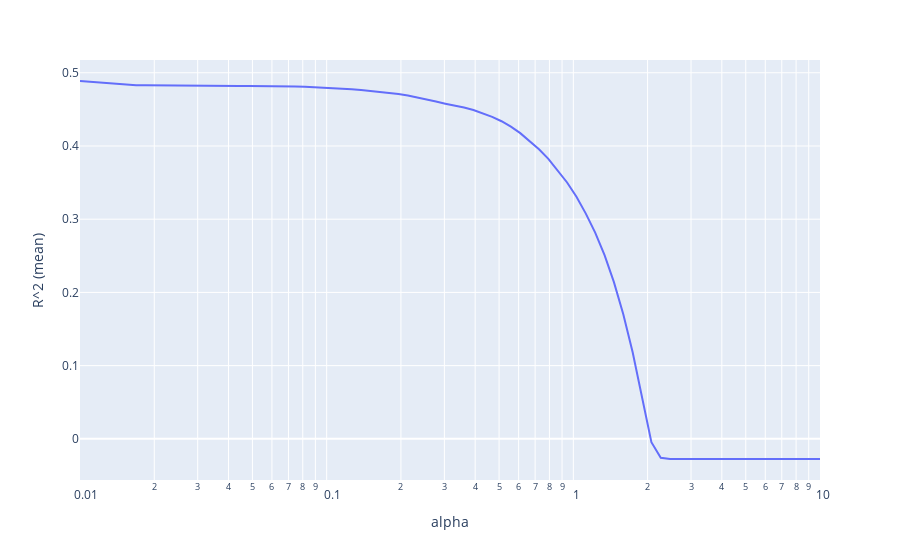

Source (notebook cell):
### Code cell
# we pick alpha before the drop of the R^2 value
r2_means = []

for i in alphas:
    r2_means.append(cross_val_score(Lasso(alpha=i), original_X_3, original_y).mean())

result = pd.DataFrame(zip(alphas, r2_means), columns=['alpha', 'R^2 (mean)'])
fig = px.line(result, x='alpha', y='R^2 (mean)')
fig.update_xaxes(type='log')
fig.show()
